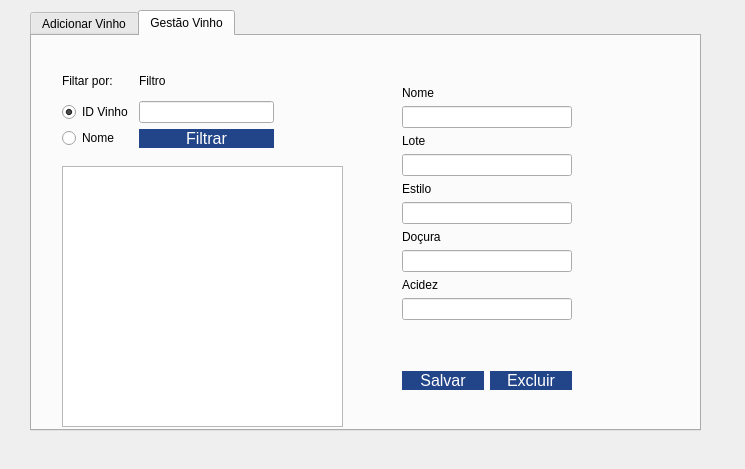
<?xml version="1.0" encoding="UTF-8"?>
<ui version="4.0">
 <class>fm_gestaoVinho</class>
 <widget class="QDialog" name="fm_gestaoVinho">
  <property name="geometry">
   <rect>
    <x>0</x>
    <y>0</y>
    <width>745</width>
    <height>469</height>
   </rect>
  </property>
  <property name="windowTitle">
   <string>Vinho</string>
  </property>
  <property name="styleSheet">
   <string notr="true">QPushButton{
background:#248;
color:#fff;
font-size:12pt;
border:none;
border-radius:10px;
}
QPushButton:hover{
	background:#fff;
	color:#248;
	font-size:12pt;
	border:none;
	border-radius:10px;
}
</string>
  </property>
  <widget class="QTabWidget" name="tabWidget">
   <property name="geometry">
    <rect>
     <x>30</x>
     <y>10</y>
     <width>671</width>
     <height>421</height>
    </rect>
   </property>
   <property name="currentIndex">
    <number>1</number>
   </property>
   <widget class="QWidget" name="tab_5">
    <attribute name="title">
     <string>Adicionar Vinho</string>
    </attribute>
    <widget class="QWidget" name="layoutWidget">
     <property name="geometry">
      <rect>
       <x>180</x>
       <y>40</y>
       <width>282</width>
       <height>182</height>
      </rect>
     </property>
     <layout class="QVBoxLayout" name="verticalLayout_8">
      <item>
       <layout class="QVBoxLayout" name="verticalLayout_7">
        <item>
         <layout class="QHBoxLayout" name="horizontalLayout_2">
          <item>
           <layout class="QVBoxLayout" name="verticalLayout_4">
            <item>
             <widget class="QLabel" name="label_5">
              <property name="text">
               <string>Nome</string>
              </property>
             </widget>
            </item>
            <item>
             <widget class="QLineEdit" name="txt_add_nome"/>
            </item>
           </layout>
          </item>
          <item>
           <layout class="QVBoxLayout" name="verticalLayout_3">
            <item>
             <widget class="QLabel" name="label_6">
              <property name="text">
               <string>Lote</string>
              </property>
             </widget>
            </item>
            <item>
             <widget class="QLineEdit" name="txt_add_lote"/>
            </item>
           </layout>
          </item>
          <item>
           <layout class="QVBoxLayout" name="verticalLayout_5">
            <item>
             <widget class="QLabel" name="label_7">
              <property name="text">
               <string>Estilo</string>
              </property>
              <property name="alignment">
               <set>Qt::AlignCenter</set>
              </property>
             </widget>
            </item>
            <item>
             <widget class="QLineEdit" name="txt_add_estilo"/>
            </item>
           </layout>
          </item>
         </layout>
        </item>
        <item>
         <layout class="QHBoxLayout" name="horizontalLayout_3">
          <item>
           <layout class="QVBoxLayout" name="verticalLayout_2">
            <item>
             <widget class="QLabel" name="label_20">
              <property name="text">
               <string>Doçura</string>
              </property>
             </widget>
            </item>
            <item>
             <widget class="QLineEdit" name="txt_add_docura"/>
            </item>
           </layout>
          </item>
          <item>
           <layout class="QVBoxLayout" name="verticalLayout">
            <item>
             <widget class="QLabel" name="label_21">
              <property name="text">
               <string>Acidez</string>
              </property>
             </widget>
            </item>
            <item>
             <widget class="QLineEdit" name="txt_add_acidez"/>
            </item>
           </layout>
          </item>
         </layout>
        </item>
       </layout>
      </item>
      <item>
       <spacer name="verticalSpacer">
        <property name="orientation">
         <enum>Qt::Vertical</enum>
        </property>
        <property name="sizeHint" stdset="0">
         <size>
          <width>20</width>
          <height>40</height>
         </size>
        </property>
       </spacer>
      </item>
      <item>
       <layout class="QHBoxLayout" name="horizontalLayout">
        <item>
         <widget class="QPushButton" name="btn_add_salvar">
          <property name="text">
           <string>Salvar</string>
          </property>
         </widget>
        </item>
        <item>
         <widget class="QPushButton" name="btn_add_limpar">
          <property name="text">
           <string>Limpar</string>
          </property>
         </widget>
        </item>
       </layout>
      </item>
     </layout>
    </widget>
   </widget>
   <widget class="QWidget" name="tab_6">
    <attribute name="title">
     <string>Gestão Vinho</string>
    </attribute>
    <widget class="QTableWidget" name="tw_gv_listar">
     <property name="geometry">
      <rect>
       <x>30</x>
       <y>130</y>
       <width>281</width>
       <height>261</height>
      </rect>
     </property>
    </widget>
    <widget class="QWidget" name="layoutWidget">
     <property name="geometry">
      <rect>
       <x>30</x>
       <y>30</y>
       <width>212</width>
       <height>82</height>
      </rect>
     </property>
     <layout class="QHBoxLayout" name="horizontalLayout_5">
      <item>
       <layout class="QVBoxLayout" name="verticalLayout_16">
        <item>
         <widget class="QLabel" name="label_9">
          <property name="text">
           <string>Filtar por:</string>
          </property>
         </widget>
        </item>
        <item>
         <layout class="QVBoxLayout" name="verticalLayout_15">
          <item>
           <widget class="QRadioButton" name="rb_gv_idVinho">
            <property name="text">
             <string>ID Vinho</string>
            </property>
            <property name="checked">
             <bool>true</bool>
            </property>
           </widget>
          </item>
          <item>
           <widget class="QRadioButton" name="rb_gv_nome">
            <property name="text">
             <string>Nome</string>
            </property>
           </widget>
          </item>
         </layout>
        </item>
       </layout>
      </item>
      <item>
       <layout class="QVBoxLayout" name="verticalLayout_14">
        <item>
         <layout class="QVBoxLayout" name="verticalLayout_13">
          <item>
           <widget class="QLabel" name="label_17">
            <property name="text">
             <string>Filtro</string>
            </property>
           </widget>
          </item>
          <item>
           <widget class="QLineEdit" name="txt_gv_filtrar"/>
          </item>
         </layout>
        </item>
        <item>
         <widget class="QPushButton" name="btn_gv_filtrar">
          <property name="text">
           <string>Filtrar</string>
          </property>
         </widget>
        </item>
       </layout>
      </item>
     </layout>
    </widget>
    <widget class="QWidget" name="layoutWidget">
     <property name="geometry">
      <rect>
       <x>370</x>
       <y>50</y>
       <width>170</width>
       <height>304</height>
      </rect>
     </property>
     <layout class="QVBoxLayout" name="verticalLayout_17">
      <item>
       <layout class="QVBoxLayout" name="verticalLayout_6">
        <item>
         <widget class="QLabel" name="label_10">
          <property name="text">
           <string>Nome</string>
          </property>
         </widget>
        </item>
        <item>
         <widget class="QLineEdit" name="txt_gv_nome"/>
        </item>
       </layout>
      </item>
      <item>
       <layout class="QVBoxLayout" name="verticalLayout_9">
        <item>
         <widget class="QLabel" name="label_13">
          <property name="text">
           <string>Lote</string>
          </property>
         </widget>
        </item>
        <item>
         <widget class="QLineEdit" name="txt_gv_lote"/>
        </item>
       </layout>
      </item>
      <item>
       <layout class="QVBoxLayout" name="verticalLayout_10">
        <item>
         <widget class="QLabel" name="label_14">
          <property name="text">
           <string>Estilo</string>
          </property>
         </widget>
        </item>
        <item>
         <widget class="QLineEdit" name="txt_gv_estilo"/>
        </item>
       </layout>
      </item>
      <item>
       <layout class="QVBoxLayout" name="verticalLayout_11">
        <item>
         <widget class="QLabel" name="label_34">
          <property name="text">
           <string>Doçura</string>
          </property>
         </widget>
        </item>
        <item>
         <widget class="QLineEdit" name="txt_gv_docura"/>
        </item>
       </layout>
      </item>
      <item>
       <layout class="QVBoxLayout" name="verticalLayout_12">
        <item>
         <widget class="QLabel" name="label_35">
          <property name="text">
           <string>Acidez</string>
          </property>
         </widget>
        </item>
        <item>
         <widget class="QLineEdit" name="txt_gv_acidez"/>
        </item>
       </layout>
      </item>
      <item>
       <spacer name="verticalSpacer_2">
        <property name="orientation">
         <enum>Qt::Vertical</enum>
        </property>
        <property name="sizeHint" stdset="0">
         <size>
          <width>20</width>
          <height>40</height>
         </size>
        </property>
       </spacer>
      </item>
      <item>
       <layout class="QHBoxLayout" name="horizontalLayout_4">
        <item>
         <widget class="QPushButton" name="pushButtonSalvar_2">
          <property name="text">
           <string>Salvar</string>
          </property>
         </widget>
        </item>
        <item>
         <widget class="QPushButton" name="pushButtonExcluir_2">
          <property name="text">
           <string>Excluir</string>
          </property>
         </widget>
        </item>
       </layout>
      </item>
     </layout>
    </widget>
   </widget>
  </widget>
 </widget>
 <resources/>
 <connections/>
</ui>
